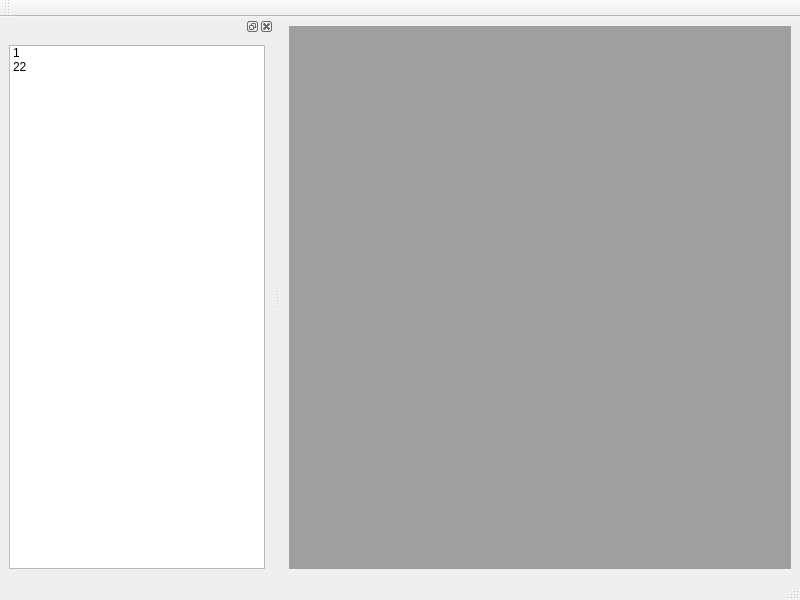
<?xml version="1.0" encoding="UTF-8"?>
<ui version="4.0">
 <class>ChipsMainWindow</class>
 <widget class="QMainWindow" name="ChipsMainWindow">
  <property name="geometry">
   <rect>
    <x>0</x>
    <y>0</y>
    <width>800</width>
    <height>600</height>
   </rect>
  </property>
  <property name="windowTitle">
   <string>Chips</string>
  </property>
  <widget class="QWidget" name="centeralwidget">
   <layout class="QGridLayout" name="gridLayout">
    <item row="0" column="0">
     <widget class="QMdiArea" name="m_mdiArea"/>
    </item>
   </layout>
  </widget>
  <widget class="QMenuBar" name="menubar">
   <property name="geometry">
    <rect>
     <x>0</x>
     <y>0</y>
     <width>800</width>
     <height>21</height>
    </rect>
   </property>
  </widget>
  <widget class="QStatusBar" name="statusbar"/>
  <widget class="QDockWidget" name="dockWidget">
   <property name="floating">
    <bool>false</bool>
   </property>
   <attribute name="dockWidgetArea">
    <number>1</number>
   </attribute>
   <widget class="QWidget" name="dockWidgetContents">
    <layout class="QGridLayout" name="gridLayout_3">
     <item row="0" column="0">
      <widget class="QListWidget" name="listWidget">
       <item>
        <property name="text">
         <string>1</string>
        </property>
       </item>
       <item>
        <property name="text">
         <string>22</string>
        </property>
       </item>
      </widget>
     </item>
    </layout>
   </widget>
  </widget>
  <widget class="QToolBar" name="toolBar">
   <property name="windowTitle">
    <string>toolBar</string>
   </property>
   <attribute name="toolBarArea">
    <enum>TopToolBarArea</enum>
   </attribute>
   <attribute name="toolBarBreak">
    <bool>false</bool>
   </attribute>
  </widget>
  <action name="action456">
   <property name="text">
    <string>456</string>
   </property>
  </action>
 </widget>
 <resources/>
 <connections/>
</ui>
